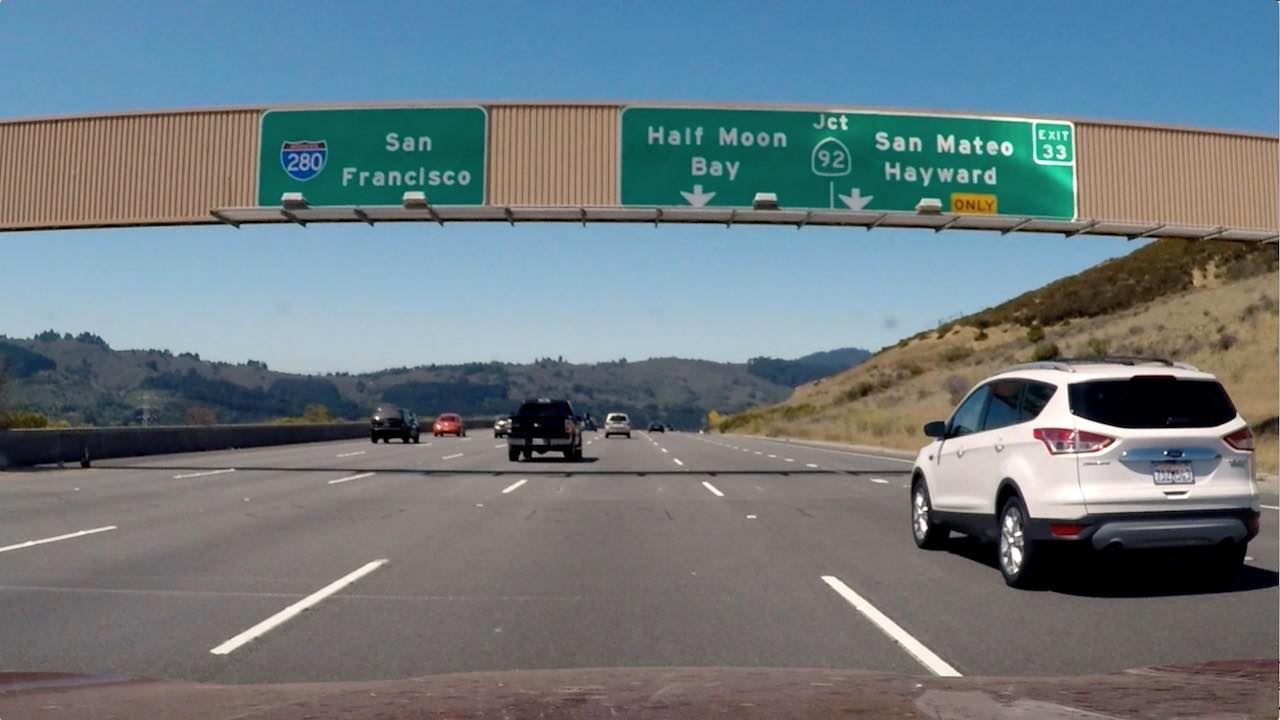
#> input picture test_images/signs_vehicles_xygrad.png, 1280 x 720 px
$ jupyter execute --allow-errors writeup_worksheet.ipynb   (shell and % lines are left out)   (older library calls are emulated)
#> lines starting #> are read from the running program, lines starting #| are printed output that depends on the picture
### calibrate_camera.py
import cv2
from glob import iglob
import matplotlib.pyplot as plt
import numpy as np
import pickle


def get_corners(gray_image, pts_per_row, pts_per_column, flags=None):
    return cv2.findChessboardCorners(gray_image, (pts_per_row, pts_per_column), flags)


def draw_image_corners(image, pts_per_row, pts_per_column, corners, ret):
    cornered = cv2.drawChessboardCorners(image, (pts_per_row, pts_per_column), corners, ret)
    return cornered


# [31 lines left out: function get_calibration_pts, not called in this run]


def undistort_image(image, matrix, distortion_coefficients):
    return cv2.undistort(image, matrix, distortion_coefficients, None, matrix)


def get_calibration_data():
    # Read in the saved camera matrix and distortion coefficients
    # These are the arrays you calculated using cv2.calibrateCamera()
    return pickle.load( open( "./output_images/calibration.p", "rb" ) )
#> (reads output_images/calibration.p from the repository)


# [35 lines that do not run on import are left out]

### warper.py
import cv2
import numpy as np


SRC_TOP = 450
SRC_BOTTOM = 720
SRC_LEFT_TOP_X = 592
SRC_LEFT_BOTTOM_X = 180
SRC_RIGHT_TOP_X = 686
SRC_RIGHT_BOTTOM_X = 1120

DST_LEFT = 250
DST_RIGHT = 1030
IMAGE_HEIGHT = 720


# [32 lines left out: functions warper, get_src_pts, get_dst_pts, not called in this run]

### writeup_worksheet.ipynb
[cell 1]
# %%html
# <style>
# div.input {
#     display:none;
# }
# </style>

## Project 5 Writeup: Advanced Lane Finding

**by Patrick Poon**

---

**Advanced Lane Finding Project**

The goals / steps of this project are the following:

* Compute the camera calibration matrix and distortion coefficients given a set of chessboard images.
* Apply a distortion correction to raw images.
* Use color transforms, gradients, etc., to create a thresholded binary image.
* Apply a perspective transform to rectify binary image ("birds-eye view").
* Detect lane pixels and fit to find the lane boundary.
* Determine the curvature of the lane and vehicle position with respect to center.
* Warp the detected lane boundaries back onto the original image.
* Output visual display of the lane boundaries and numerical estimation of lane curvature and vehicle position.

[//]: # (Image References)

[image1]: ./examples/undistort_output.png "Undistorted"
[image2]: ./test_images/test1.jpg "Road Transformed"
[image3]: ./examples/binary_combo_example.jpg "Binary Example"
[image4]: ./examples/warped_straight_lines.jpg "Warp Example"
[image5]: ./examples/color_fit_lines.jpg "Fit Visual"
[image6]: ./examples/example_output.jpg "Output"
[video1]: ./project_video.mp4 "Video"

## Rubric Points
### Here I will consider the [rubric points](https://review.udacity.com/#!/rubrics/571/view) individually and describe how I addressed each point in my implementation.

---
### Writeup / README

#### 1. Provide a Writeup / README that includes all the rubric points and how you addressed each one.  You can submit your writeup as markdown or pdf.  [Here](https://github.com/udacity/CarND-Advanced-Lane-Lines/blob/master/writeup_template.md) is a template writeup for this project you can use as a guide and a starting point.

The write-up and README file were created with the Jupyter Notebook input cells folded.  To see the code used to generate the images, please refer to the **`writeup_worksheet.ipyb`** file in which the input cells are expanded.

### Camera Calibration

#### 1. Briefly state how you computed the camera matrix and distortion coefficients. Provide an example of a distortion corrected calibration image.

The code for this step is in the **`get_calibration_pts`** function in lines 17-47 in the file, **`calibrate_camera.py`**.

I start by preparing "object points", which represent the (x, y, z) coordinates of chessboard corners in virtual space. I assume the chessboard is fixed on the (x, y) plane at z=0, so that the object points are equivalent for each calibration image.  Thus, `objp` is just a replicated array of coordinates, and every time I successfully detect all chessboard corners in a test image, `objpoints` will be appended with a copy of it.  With each successful chessboard detection, `imgpoints` will be appended with the (x, y) pixel position of each of the corners in the image plane.

At this point, I used the resulting `objpoints` and `imgpoints` arrays to compute the camera calibration and distortion coefficients using the `cv2.calibrateCamera()` function.  I then applied this distortion correction to a test image using the `cv2.undistort()` function and obtained the following result:

[cell 2]
# %load calibrate_camera.py
import cv2
from glob import iglob
import matplotlib.pyplot as plt
import numpy as np
import pickle


def get_corners(gray_image, pts_per_row, pts_per_column, flags=None):
    return cv2.findChessboardCorners(gray_image, (pts_per_row, pts_per_column), flags)


def draw_image_corners(image, pts_per_row, pts_per_column, corners, ret):
    cornered = cv2.drawChessboardCorners(image, (pts_per_row, pts_per_column), corners, ret)
    return cornered


def get_calibration_pts(img_files_regex, pts_per_row, pts_per_column, num_channels):
    # Prepare object points, like (0,0,0), (1,0,0), (2,0,0) ....,(6,5,0)
    objp = np.zeros((pts_per_column * pts_per_row, 3), np.float32)
    objp[:,:2] = np.mgrid[0:pts_per_row, 0:pts_per_column].T.reshape(-1, 2)

    # Arrays to store object points and image points from all the images.
    objpoints = [] # 3d points in real world space
    imgpoints = [] # 2d points in image plane.

    # Make a list of calibration images
    images = iglob(img_files_regex)

    # Step through the list and search for chessboard corners
    for idx, filename in enumerate(images, start=1):
        img = cv2.imread(filename)
        gray = cv2.cvtColor(img, cv2.COLOR_BGR2GRAY)

        # Find the chessboard corners
        ret, corners = get_corners(gray, pts_per_row, pts_per_column)

        # If found, add object points, image points
        if ret == True:
            objpoints.append(objp)
            imgpoints.append(corners)

            # Draw and display the corners
            img = draw_image_corners(img, pts_per_row, pts_per_column, corners, ret)
            write_name = './test_out/corners_found'+str(idx)+'.jpg'
            cv2.imwrite(write_name, img)

    return objpoints, imgpoints


def undistort_image(image, matrix, distortion_coefficients):
    return cv2.undistort(image, matrix, distortion_coefficients, None, matrix)


# [4 lines left out: function get_calibration_data, not called in this run]


#> (the rest of this cell did not finish here and is left out)

### Pipeline (single images)

#### 1. Provide an example of a distortion-corrected image.

To ensure that my calibration results would work on the driving images, I tested the results against the `signs_vehicles_xygrad.png` image from the "Combining Thresholds" lesson in the "Advanced Lane Finding" module of the Udacity curriculum.  The file can be found in the `./test_images/` directory.

The image is quite distorted.  I loaded the calibration matrix and distortion coefficients, and fed them in the `cv2.undistort()` function along with the image in line 51 of the `calibrate_camera.py` file.  Here are the results:

[cell 3]
import cv2
import matplotlib.pyplot as plt
import numpy as np
from calibrate_camera import get_calibration_data, undistort_image

calibration = get_calibration_data()
matrix = calibration['mtx']
distortion_coefficients = calibration['dist']
orig_img = cv2.cvtColor(cv2.imread('./test_images/signs_vehicles_xygrad.png'), cv2.COLOR_BGR2RGB)
img = undistort_image(orig_img, matrix, distortion_coefficients)
#> in undistort_image, `return cv2.undistort(image, matrix, distortion_coefficients, None, mat..`:
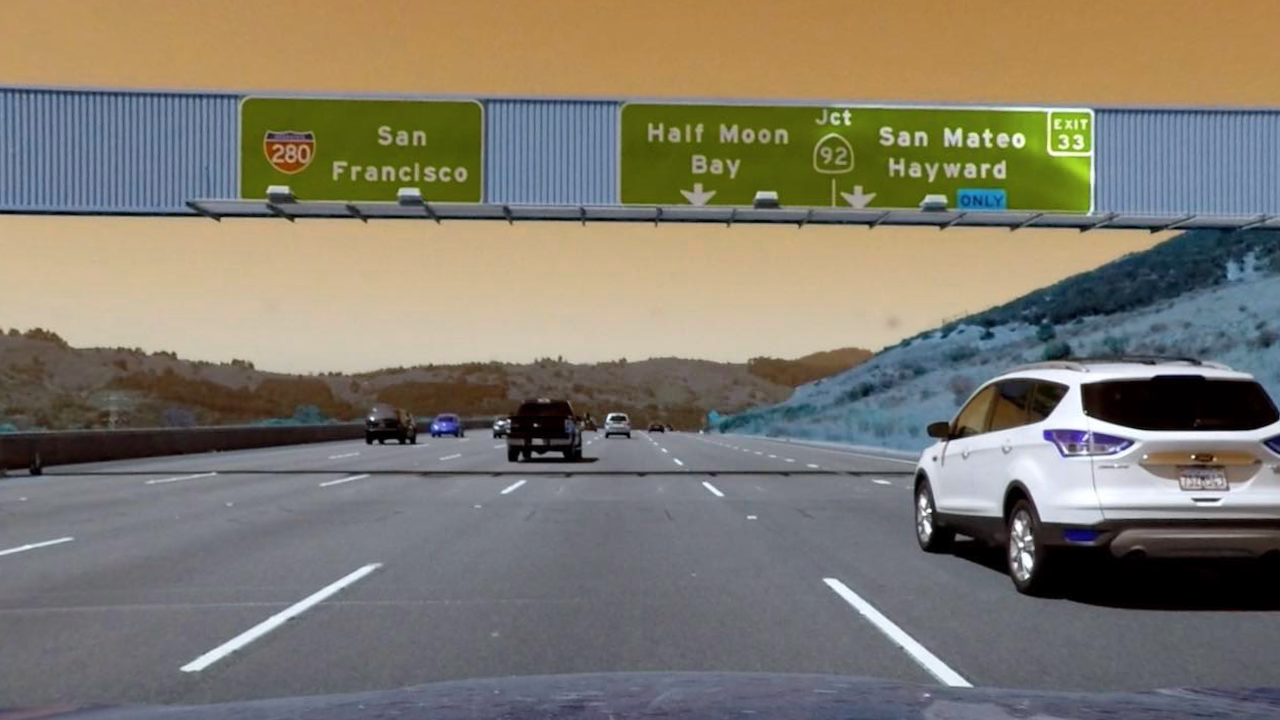
#> returned value: shape (720, 1280, 3); mean of channels 0, 1, 2 109.6, 122, 127.3; drawn as B, G, R

f, (ax1, ax2) = plt.subplots(1, 2, figsize=(24, 9))
f.tight_layout()
ax1.imshow(orig_img)
ax1.set_title('Original Image', fontsize=36)
ax2.imshow(img)
ax2.set_title('Undistorted', fontsize=36);
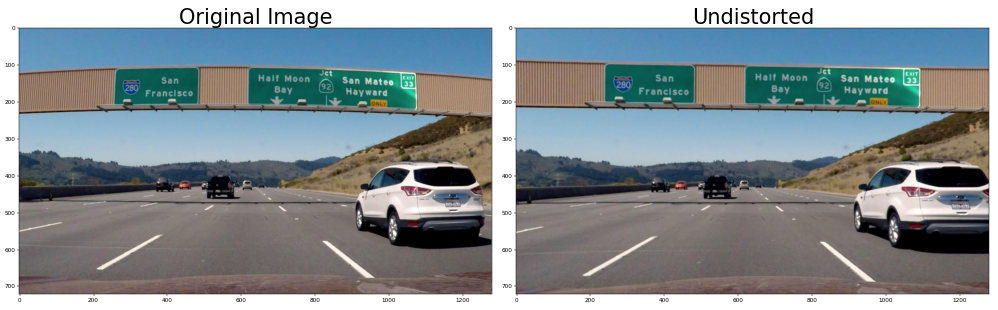
#> figure drawn by matplotlib, 2 panels
#> `SRC_TOP = 450`: SRC_TOP = 450

The calibration results appear to be working effectively.

#### 2. Describe how (and identify where in your code) you used color transforms, gradients or other methods to create a thresholded binary image.  Provide an example of a binary image result.

I wrote functions to generate a variety of threshold binaries, namely absolute Sobel, directional, magnitude, and color, in lines 9 to 107 in **`thresholds.py`**.  Images of each threshold binary is shown below.  I found the combined color threshold to be the most effective in detecting the lane lines, even with a shadow obscuring a part of the lane.

Using `cv2.cvtColor` function to obtain the HLS (Hue, Lightness, and Saturation) values for the image, I was able to extract the Lightness and Saturation channels and use them with the `cv2.Sobel` operator to calculate a binary that effectively detects the lanes in lines 79-107 in `thresholds.py`.  Please see the **Thresholded Gradient [Combined]** image below for the result:

[cell 4]
import cv2
import matplotlib.pyplot as plt
from calibrate_camera import get_calibration_data, undistort_image
from thresholds import get_abs_sobel_thresh, get_magnitude_threshold, get_direction_threshold, get_color_threshold


calibration = get_calibration_data()
matrix = calibration['mtx']
distortion_coefficients = calibration['dist']
image_file = './test_images/test5.jpg'
#> (the rest of this cell did not finish here and is left out)

[//]: # (Image References)

[image1]: ./examples/undistort_output.png "Undistorted"
[image2]: ./test_images/test1.jpg "Road Transformed"
[image3]: ./examples/binary_combo_example.jpg "Binary Example"
[image4]: ./examples/warped_straight_lines.jpg "Warp Example"

#### 3. Describe how (and identify where in your code) you performed a perspective transform and provide an example of a transformed image.

To perform a perspective transform on the road images, I used a function called `warper()`, which appears in lines 4 through 8 in the `warper.py` file (./warper.py).  The `warper()` function accepts an image (`image`), as well as source (`src`) and destination (`dst`) points as inputs.

I used the `./test_images/straight_lines1.jpg` as my source file.  With the GIMP image manipulation application, I determined the specific region of interest I would warp to detect the lanes.  I calibrated the points by warping the image and adjusting until the lines were vertically straight.  Here are the final source and destination points I chose:

| Source        | Destination   |
|:-------------:|:-------------:|
| 592, 450      | 250, 0        |
| 686, 450      | 1030, 0       |
| 1120, 720     | 1030, 720     |
| 180, 720      | 250, 720      |

To confirm that my perspective transform succeeded, I printed the original image, undistorted it, drew lines between the region of interest `src` points, and finally warped the image to provide a "bird's eye" view, using the `dst` points:

[cell 5]
import cv2
import matplotlib.pyplot as plt
import numpy as np
from calibrate_camera import get_calibration_data, undistort_image
from warper import get_dst_pts, get_src_pts, warper


LINE_THICKNESS = 4
LINE_COLOR = [255, 0, 0]
TOP = 450
BOTTOM = 720

# Image warping source and destination points
left_top = (592, TOP)
left_bottom = (180, BOTTOM)
right_top = (686, TOP)
right_bottom = (1120, BOTTOM)

src = np.float32([
    [left_top[0], left_top[1]],
    [right_top[0], right_top[1]],
    [right_bottom[0], right_bottom[1]],
    [left_bottom[0], left_bottom[1]]
])

dst_left = 320
dst_right = 960
dst = np.float32([
    [dst_left, 0],
    [dst_right, 0],
    [dst_right, 720],
    [dst_left, 720]
])

# Get camera calibration data
calibration = get_calibration_data()
calibration_matrix = calibration['mtx']
distortion_coefficients = calibration['dist']

# Undistort image
#> (the rest of this cell did not finish here and is left out)

#### 4. Describe how (and identify where in your code) you identified lane-line pixels and fit their positions with a polynomial?

Applying the warper() function to the `./test_images/test5.jpg` image, I get the warped image below.  I created a histogram of the bottom half of the image to determine a base point to start detecting lanes.

[cell 6]
import cv2
import matplotlib.pyplot as plt
from calibrate_camera import get_calibration_data, undistort_image
from thresholds import get_color_threshold
from warper import get_dst_pts, get_src_pts, warper


calibration = get_calibration_data()
#> calibration = {'dist': [[-0.241, -0.0531, -0.00116, -0.000128, 0.0267]], 'mtx': [[1154, 0, 669.7], [0, 1148, 385.7], [0, 0, 1]]}
matrix = calibration['mtx']
#> matrix = [[1154, 0, 669.7], [0, 1148, 385.7], [0, 0, 1]]
distortion_coefficients = calibration['dist']
#> distortion_coefficients = [[-0.241, -0.0531, -0.00116, -0.000128, 0.0267]]

image_file = './test_images/test5.jpg'
#> (the rest of this cell did not finish here and is left out)
